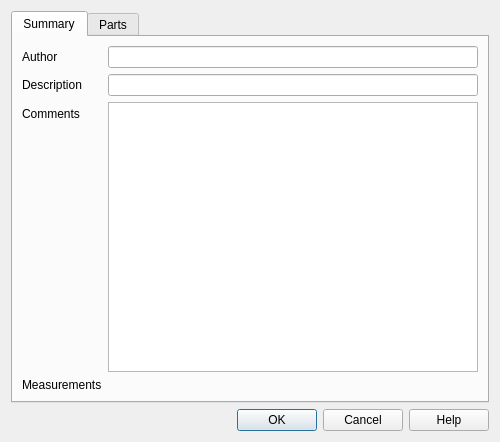
<?xml version="1.0" encoding="UTF-8"?>
<ui version="4.0">
 <class>swPropertiesDialog</class>
 <widget class="QDialog" name="swPropertiesDialog">
  <property name="whatsThis">
   <string>&lt;p&gt;&lt;b&gt;Model Properties&lt;/b&gt;&lt;/p&gt;&lt;p&gt;Edit the current model's author, description, and comments on the Summary tab. Measurements and Parts provide read-only information. Choose OK to apply the metadata changes, or Cancel to discard them.&lt;/p&gt;</string>
  </property>
  <property name="geometry">
   <rect>
    <x>0</x>
    <y>0</y>
    <width>500</width>
    <height>442</height>
   </rect>
  </property>
  <property name="windowTitle">
   <string>Properties</string>
  </property>
  <layout class="QVBoxLayout" name="verticalLayout">
   <item>
    <widget class="QTabWidget" name="tabWidget">
     <property name="currentIndex">
      <number>0</number>
     </property>
     <widget class="QWidget" name="tabSummary">
      <property name="whatsThis">
       <string>&lt;p&gt;&lt;b&gt;Model Summary&lt;/b&gt;&lt;/p&gt;&lt;p&gt;Author, description, and comments are stored in the model file when you save it. Measurements show its overall size.&lt;/p&gt;</string>
      </property>
      <property name="sizePolicy">
       <sizepolicy hsizetype="Preferred" vsizetype="Preferred">
        <horstretch>0</horstretch>
        <verstretch>0</verstretch>
       </sizepolicy>
      </property>
      <attribute name="title">
       <string>Summary</string>
      </attribute>
      <layout class="QFormLayout" name="formLayout_3">
       <item row="0" column="0">
        <widget class="QLabel" name="label">
         <property name="buddy">
          <cstring>AuthorEdit</cstring>
         </property>
         <property name="toolTip">
          <string>Enter the author credited in this model.</string>
         </property>
         <property name="text">
          <string>Author</string>
         </property>
        </widget>
       </item>
       <item row="0" column="1">
        <widget class="QLineEdit" name="AuthorEdit">
         <property name="toolTip">
          <string>Enter the author credited in this model.</string>
         </property>
        </widget>
       </item>
       <item row="1" column="0">
        <widget class="QLabel" name="label_3">
         <property name="buddy">
          <cstring>DescriptionEdit</cstring>
         </property>
         <property name="toolTip">
          <string>Enter a short description of this model.</string>
         </property>
         <property name="text">
          <string>Description</string>
         </property>
        </widget>
       </item>
       <item row="1" column="1">
        <widget class="QLineEdit" name="DescriptionEdit">
         <property name="toolTip">
          <string>Enter a short description of this model.</string>
         </property>
        </widget>
       </item>
       <item row="2" column="0">
        <widget class="QLabel" name="label_2">
         <property name="buddy">
          <cstring>CommentsEdit</cstring>
         </property>
         <property name="toolTip">
          <string>Enter plain-text notes to store with this model.</string>
         </property>
         <property name="text">
          <string>Comments</string>
         </property>
        </widget>
       </item>
       <item row="2" column="1">
        <widget class="QTextEdit" name="CommentsEdit">
         <property name="toolTip">
          <string>Enter plain-text notes to store with this model.</string>
         </property>
         <property name="sizePolicy">
          <sizepolicy hsizetype="Expanding" vsizetype="Expanding">
           <horstretch>0</horstretch>
           <verstretch>0</verstretch>
          </sizepolicy>
         </property>
         <property name="acceptRichText">
          <bool>false</bool>
         </property>
        </widget>
       </item>
       <item row="3" column="0">
        <widget class="QLabel" name="label_4">
         <property name="toolTip">
          <string>Overall model dimensions along the X, Y, and Z axes.</string>
         </property>
         <property name="whatsThis">
          <string>&lt;p&gt;&lt;b&gt;Model Measurements&lt;/b&gt;&lt;/p&gt;&lt;p&gt;The dimensions of the model's bounding box are shown in centimeters, inches, and LDraw units (ldu). The values are read-only and include parts across all steps.&lt;/p&gt;</string>
         </property>
         <property name="text">
          <string>Measurements</string>
         </property>
        </widget>
       </item>
       <item row="3" column="1">
        <widget class="QLabel" name="MeasurementsLabel">
         <property name="toolTip">
          <string>Overall model dimensions along the X, Y, and Z axes.</string>
         </property>
         <property name="whatsThis">
          <string>&lt;p&gt;&lt;b&gt;Model Measurements&lt;/b&gt;&lt;/p&gt;&lt;p&gt;The dimensions of the model's bounding box are shown in centimeters, inches, and LDraw units (ldu). The values are read-only and include parts across all steps.&lt;/p&gt;</string>
         </property>
         <property name="accessibleName">
          <string>Model Measurements</string>
         </property>
         <property name="text">
          <string/>
         </property>
        </widget>
       </item>
      </layout>
     </widget>
     <widget class="QWidget" name="tabParts">
      <attribute name="title">
       <string>Parts</string>
      </attribute>
      <layout class="QVBoxLayout" name="verticalLayout_3">
       <item>
        <widget class="swPartsTableWidget" name="PartsTable">
         <property name="toolTip">
          <string>View part quantities by color; click a column heading to sort.</string>
         </property>
         <property name="whatsThis">
          <string>&lt;p&gt;&lt;b&gt;Parts&lt;/b&gt;&lt;/p&gt;&lt;p&gt;The table counts parts across all steps, including parts inside submodels. The first column shows a thumbnail of each part in its most used color, and the ID column shows its number. Color columns show quantities, and totals summarize each part, each color, and the whole model. Click a column heading to sort. The thumbnail, ID and part-name columns stay visible while you scroll horizontally. Counts cannot be edited here.&lt;/p&gt;</string>
         </property>
         <property name="accessibleName">
          <string>Parts</string>
         </property>
         <property name="editTriggers">
          <set>QAbstractItemView::NoEditTriggers</set>
         </property>
         <property name="sortingEnabled">
          <bool>true</bool>
         </property>
         <property name="selectionBehavior">
          <enum>QAbstractItemView::SelectRows</enum>
         </property>
         <attribute name="horizontalHeaderDefaultSectionSize">
          <number>75</number>
         </attribute>
         <attribute name="horizontalHeaderShowSortIndicator" stdset="0">
          <bool>true</bool>
         </attribute>
         <attribute name="verticalHeaderVisible">
          <bool>false</bool>
         </attribute>
        </widget>
       </item>
       <item>
        <layout class="QHBoxLayout" name="ExportLayout">
         <item>
          <widget class="QLabel" name="PartsCountLabel">
           <property name="toolTip">
            <string>Unique parts count each part and color combination once; total parts count every part in the model.</string>
           </property>
          </widget>
         </item>
         <item>
          <spacer name="ExportSpacer">
           <property name="orientation">
            <enum>Qt::Horizontal</enum>
           </property>
           <property name="sizeHint" stdset="0">
            <size>
             <width>0</width>
             <height>0</height>
            </size>
           </property>
          </spacer>
         </item>
         <item>
          <widget class="QPushButton" name="ExportBrickLinkButton">
           <property name="toolTip">
            <string>Save this model's part list as a BrickLink wanted list.</string>
           </property>
           <property name="whatsThis">
            <string>&lt;p&gt;&lt;b&gt;Export BrickLink&lt;/b&gt;&lt;/p&gt;&lt;p&gt;Saves the parts listed in this table as a BrickLink XML wanted list, the same format as File &amp;gt; Export &amp;gt; BrickLink. Only the model shown in this dialog and its submodels are included.&lt;/p&gt;</string>
           </property>
           <property name="text">
            <string>Export BrickLink...</string>
           </property>
          </widget>
         </item>
         <item>
          <widget class="QPushButton" name="ExportCSVButton">
           <property name="toolTip">
            <string>Save this model's part list as a CSV spreadsheet.</string>
           </property>
           <property name="whatsThis">
            <string>&lt;p&gt;&lt;b&gt;Export CSV&lt;/b&gt;&lt;/p&gt;&lt;p&gt;Saves the parts listed in this table as comma separated values with name, color, quantity, ID and color code, the same format as File &amp;gt; Export &amp;gt; CSV. Only the model shown in this dialog and its submodels are included.&lt;/p&gt;</string>
           </property>
           <property name="text">
            <string>Export CSV...</string>
           </property>
          </widget>
         </item>
        </layout>
       </item>
      </layout>
     </widget>
    </widget>
   </item>
   <item>
    <widget class="QDialogButtonBox" name="buttonBox">
     <property name="orientation">
      <enum>Qt::Horizontal</enum>
     </property>
     <property name="standardButtons">
      <set>QDialogButtonBox::Cancel|QDialogButtonBox::Help|QDialogButtonBox::Ok</set>
     </property>
    </widget>
   </item>
  </layout>
 </widget>
 <tabstops>
  <tabstop>tabWidget</tabstop>
  <tabstop>buttonBox</tabstop>
  <tabstop>AuthorEdit</tabstop>
  <tabstop>DescriptionEdit</tabstop>
  <tabstop>CommentsEdit</tabstop>
  <tabstop>PartsTable</tabstop>
  <tabstop>ExportBrickLinkButton</tabstop>
  <tabstop>ExportCSVButton</tabstop>
 </tabstops>
 <customwidgets>
  <customwidget>
   <class>swPartsTableWidget</class>
   <extends>QTableWidget</extends>
   <header>sw_dialog_properties.h</header>
  </customwidget>
 </customwidgets>
 <resources/>
 <connections>
  <connection>
   <sender>buttonBox</sender>
   <signal>accepted()</signal>
   <receiver>swPropertiesDialog</receiver>
   <slot>accept()</slot>
   <hints>
    <hint type="sourcelabel">
     <x>257</x>
     <y>352</y>
    </hint>
    <hint type="destinationlabel">
     <x>157</x>
     <y>274</y>
    </hint>
   </hints>
  </connection>
  <connection>
   <sender>buttonBox</sender>
   <signal>rejected()</signal>
   <receiver>swPropertiesDialog</receiver>
   <slot>reject()</slot>
   <hints>
    <hint type="sourcelabel">
     <x>325</x>
     <y>352</y>
    </hint>
    <hint type="destinationlabel">
     <x>286</x>
     <y>274</y>
    </hint>
   </hints>
  </connection>
 </connections>
</ui>
